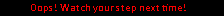

This is a level from a 2D game, rendered from its Tiled map with the project's own tilesets. A one-line summary and the complete map file follow:
An orthogonal 14x1 tile map with 16x16 px tiles, 1 tile layer (Artwork).

<map version="1.10" orientation="orthogonal" renderorder="right-down" width="14" height="1" tilewidth="16" tileheight="16" infinite="0" nextlayerid="2" nextobjectid="1">
 <tileset firstgid="1" source="board_tiles.tsx" />
 <layer id="1" name="Artwork" width="14" height="1">
  <data encoding="csv">
81,82,83,84,85,86,87,88,89,90,91,92,93,94
</data>
 </layer>
</map>
